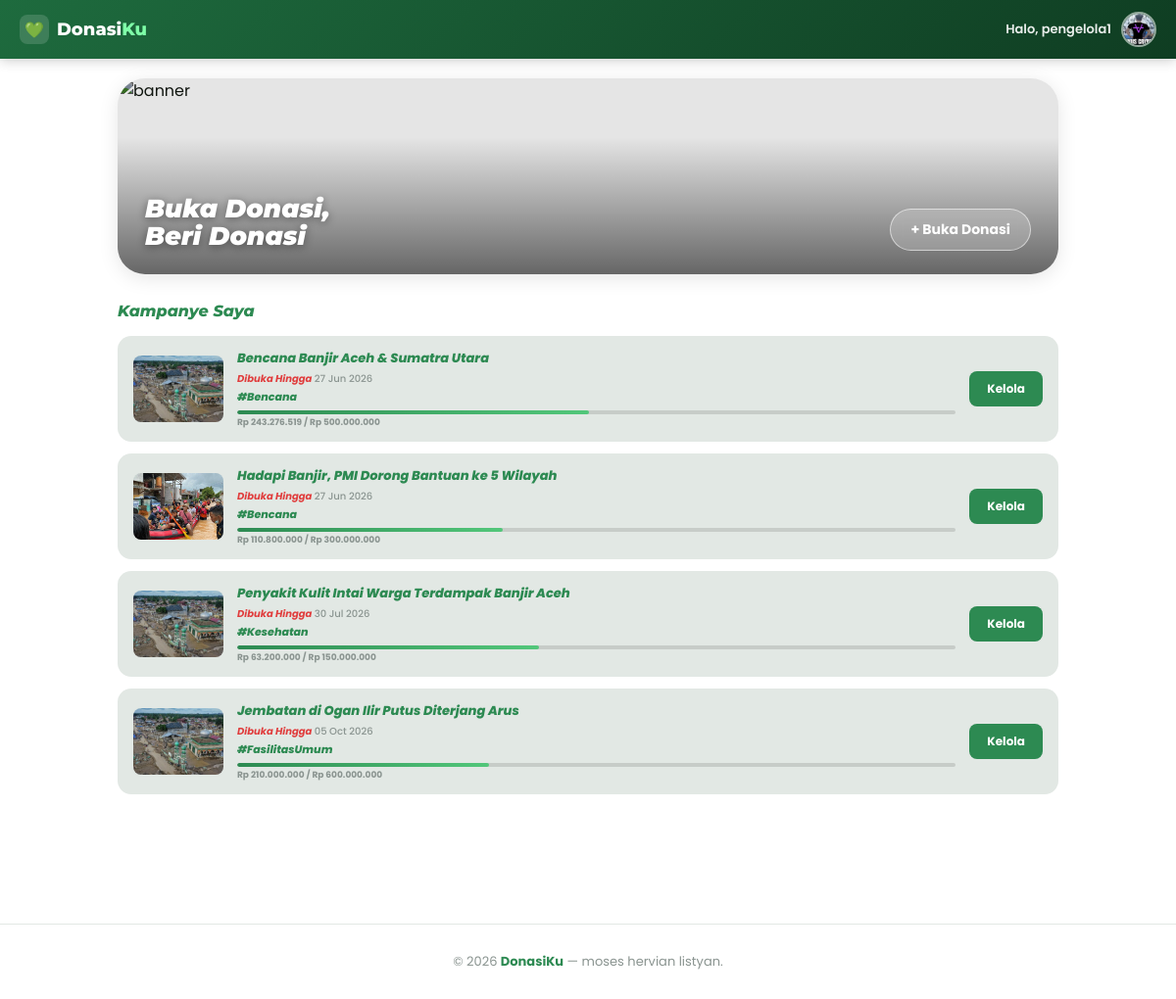
Page /pages/kelola_kampanye.php (signed in) on the committed database.
### tables this page shows
CREATE TABLE kampanye (
  id            INT UNSIGNED     AUTO_INCREMENT PRIMARY KEY,
  pengelola_id  INT UNSIGNED     NOT NULL,
  judul         VARCHAR(255)     NOT NULL,
  cerita        TEXT             NOT NULL,
  kategori      ENUM('Bencana','Pendidikan','Kesehatan','FasilitasUmum') NOT NULL,
  lokasi        VARCHAR(160)     NOT NULL,
  target_dana   BIGINT UNSIGNED  NOT NULL DEFAULT 0,
  terkumpul     BIGINT UNSIGNED  NOT NULL DEFAULT 0,
  deadline      DATE             NOT NULL,
  foto_path     VARCHAR(255)     NOT NULL DEFAULT 'assets/contoh1.jpg',
  metode_json   JSON             DEFAULT NULL,
  no_rekening   VARCHAR(120)     DEFAULT NULL,
  no_ewallet    VARCHAR(120)     DEFAULT NULL,
  no_btc        VARCHAR(200)     DEFAULT NULL,
  qris_path     VARCHAR(255)     DEFAULT NULL,
  status        ENUM('aktif','selesai','ditutup') NOT NULL DEFAULT 'aktif',
  created_at    TIMESTAMP        DEFAULT CURRENT_TIMESTAMP,
  updated_at    TIMESTAMP        DEFAULT CURRENT_TIMESTAMP ON UPDATE CURRENT_TIMESTAMP,
  FOREIGN KEY (pengelola_id) REFERENCES users(id) ON DELETE CASCADE
);

### koneksi.php (called while the page is built, shortened)
<?php
function rupiah(int $n): string
{
    return 'Rp ' . number_format($n, 0, ',', '.');
}
function pct(int $terkumpul, int $target): int
{
    return min(100, (int) round($terkumpul / $target * 100));
}

### pages/kelola_kampanye.php (the view, shortened to what this page needs)
<?php
include '../koneksi.php';
$user_id  = (int)$_SESSION['user_id'];
$res = mysqli_query($koneksi, "SELECT id,judul,foto_path,kategori,deadline,terkumpul,target_dana, status FROM kampanye WHERE pengelola_id=$user_id ORDER BY created_at DESC");
$my_campaigns = [];
while ($r = mysqli_fetch_assoc($res)) $my_campaigns[] = $r;
?>
<!DOCTYPE html>
<html lang="id">
<head>
    <link rel="stylesheet" href="../style/global.css">
    <link rel="stylesheet" href="../style/kelola_kampanye.css">
</head>
<body>
    <?php include '_navbar.php'; ?>
    <div class="pg">
        <div class="banner-kelola">
            <img src="../assets/beranda.jpg" alt="banner">
            <div class="banner-body">
                <h2>Buka Donasi,<br>Beri Donasi</h2>
                <a href="buka_donasi.php" class="btn-buka">+ Buka Donasi</a>
            </div>
        </div>
        <h3 class="sec-title">Kampanye Saya</h3>
        <?php if (empty($my_campaigns)): ?>
            <div class="empty-state">
                <div class="ei">📭</div>
                <p>Anda belum memiliki kampanye. Mulai sekarang!</p>
                <a href="buka_donasi.php" class="btn-kelola" style="display:inline-block;border-radius:20px;padding:10px 24px;">+ Buka Kampanye</a>
            </div>
        <?php else: ?>
            <?php foreach ($my_campaigns as $c):
                $p = pct((int)$c['terkumpul'], (int)$c['target_dana']); ?>
                <div class="camp-row">
                    <img src="../<?= htmlspecialchars($c['foto_path']) ?>" class="camp-thumb"
                        alt="thumb" onerror="this.src='../assets/contoh1.jpg'">
                    <div class="camp-info">
                        <h4><?= htmlspecialchars($c['judul']) ?></h4>
                        <div class="dl">Dibuka Hingga <span><?= date('d M Y', strtotime($c['deadline'])) ?></span></div>
                        <div class="tg">#<?= htmlspecialchars($c['kategori']) ?></div>
                        <div class="camp-prog">
                            <div class="cpb">
                                <div class="cpb-fill" style="width:<?= $p ?>%"></div>
                            </div>
                            <div class="cp-lbl"><?= rupiah((int)$c['terkumpul']) ?> / <?= rupiah((int)$c['target_dana']) ?></div>
                        </div>
                    </div>
                    <a href="detail_kelola.php?id=<?= $c['id'] ?>" class="btn-kelola">Kelola</a>
                </div>
            <?php endforeach; ?>
        <?php endif; ?>
    </div>
    <footer class="footer">
        <p>&copy; 2026 <strong>DonasiKu</strong> — moses hervian listyan.</p>
    </footer>
</body>
</html>

### style/global.css (style rules this page uses)
:root { --green-primary: #2d8a52; --green-dark: #1e6b3e; --green-darker: #0f3d22; --green-light: #e8f5ee; --green-mid: #36955c; --red-accent: #e03c3c; --gray-bg: #f4f6f4; --gray-card: #ffffff; --gray-border: #e2e8e4; --gray-text: #555f5a; --gray-muted: #8a9490; --shadow-sm: 0 2px 8px rgba(0,0,0,0.07); --shadow-md: 0 4px 20px rgba(0,0,0,0.10); --shadow-lg: 0 8px 32px rgba(0,0,0,0.13); --radius-sm: 8px; --radius-md: 14px; --radius-lg: 20px; --radius-xl: 28px; --transition: all 0.25s cubic-bezier(0.4, 0, 0.2, 1); }
*, *::before, *::after { margin: 0; padding: 0; box-sizing: border-box; }
html { scroll-behavior: smooth; }
body { font-family: 'Poppins', sans-serif; background-color: var(--gray-bg); color: #1a2319; min-height: 100vh; -webkit-font-smoothing: antialiased; }
.footer { text-align: center; padding: 28px 20px; background: white; color: var(--gray-muted); font-size: 13px; border-top: 1px solid var(--gray-border); margin-top: 60px; }
.footer strong { color: var(--green-primary); }

### style/kelola_kampanye.css (style rules this page uses)
body { background: white; }
.pg { max-width: 1000px; margin: 0 auto; padding: 20px 20px 60px; }
.banner-kelola { position: relative; border-radius: var(--radius-xl); overflow: hidden; margin-bottom: 28px; box-shadow: var(--shadow-md); animation: fadeInUp .4s ease; }
.banner-kelola img { width: 100%; height: 200px; object-fit: cover; filter: brightness(.68); display: block; }
.banner-kelola::after { content: ''; position: absolute; inset: 0; background: linear-gradient(to bottom, rgba(0, 0, 0, .10) 30%, rgba(0, 0, 0, .60) 100%); pointer-events: none; }
.banner-body { position: absolute; bottom: 0; left: 0; right: 0; padding: 24px 28px; display: flex; align-items: flex-end; justify-content: space-between; z-index: 1; }
.banner-body h2 { font-family: 'Montserrat', sans-serif; font-size: 26px; font-weight: 900; font-style: italic; color: white; text-shadow: 0 2px 8px rgba(0, 0, 0, .4); line-height: 1.1; }
.btn-buka { background: rgba(255, 255, 255, .20); backdrop-filter: blur(6px); border: 1.5px solid rgba(255, 255, 255, .55); color: white; padding: 10px 20px; border-radius: 30px; font-size: 14px; font-weight: 700; text-decoration: none; display: inline-flex; align-items: center; gap: 6px; transition: var(--transition); flex-shrink: 0; }
.sec-title { font-family: 'Montserrat', sans-serif; font-size: 16px; font-weight: 800; color: var(--green-primary); margin-bottom: 16px; font-style: italic; }
.camp-row { display: flex; align-items: center; gap: 14px; background: #e2e8e4; border-radius: var(--radius-md); padding: 13px 16px; margin-bottom: 12px; transition: var(--transition); animation: fadeInUp .45s ease; }
.camp-thumb { width: 92px; height: 68px; border-radius: var(--radius-sm); object-fit: cover; flex-shrink: 0; }
.camp-info { flex: 1; min-width: 0; }
.camp-info h4 { font-weight: 800; font-size: 13px; color: var(--green-primary); font-style: italic; margin-bottom: 3px; white-space: nowrap; overflow: hidden; text-overflow: ellipsis; }
.camp-info .dl { font-size: 10px; color: var(--red-accent); font-weight: 700; font-style: italic; }
.camp-info .dl span { color: var(--gray-muted); font-style: normal; font-weight: 500; }
.camp-info .tg { font-size: 11px; color: var(--green-primary); font-weight: 800; font-style: italic; margin-top: 2px; }
.camp-prog { margin-top: 5px; }
.cpb { height: 4px; background: rgba(0, 0, 0, .12); border-radius: 10px; overflow: hidden; }
.cpb-fill { height: 100%; background: linear-gradient(90deg, var(--green-primary), #52c77a); border-radius: 10px; }
.cp-lbl { font-size: 9px; font-weight: 700; color: var(--gray-muted); margin-top: 2px; }
.btn-kelola { background: var(--green-primary); color: white; border: none; padding: 9px 18px; border-radius: 8px; font-size: 12px; font-weight: 700; cursor: pointer; flex-shrink: 0; text-decoration: none; transition: var(--transition); font-family: 'Poppins', sans-serif; }

### rows in the picture
kampanye: foto_path (picture), judul "Bencana Banjir Aceh & Sumatra Utara", deadline "27 Jun 2026", kategori "Bencana", terkumpul "Rp 243.276.519", target_dana "Rp 500.000.000"
kampanye: foto_path (picture), judul "Hadapi Banjir, PMI Dorong Bantuan ke 5 Wilayah", deadline "27 Jun 2026", kategori "Bencana", terkumpul "Rp 110.800.000", target_dana "Rp 300.000.000"
kampanye: foto_path (picture), judul "Penyakit Kulit Intai Warga Terdampak Banjir Aceh", deadline "30 Jul 2026", kategori "Kesehatan", terkumpul "Rp 63.200.000", target_dana "Rp 150.000.000"
kampanye: foto_path (picture), judul "Jembatan di Ogan Ilir Putus Diterjang Arus", deadline "05 Oct 2026", kategori "FasilitasUmum", terkumpul "Rp 210.000.000", target_dana "Rp 600.000.000"

### other values in the picture
$_SESSION['nama'] "pengelola1"
